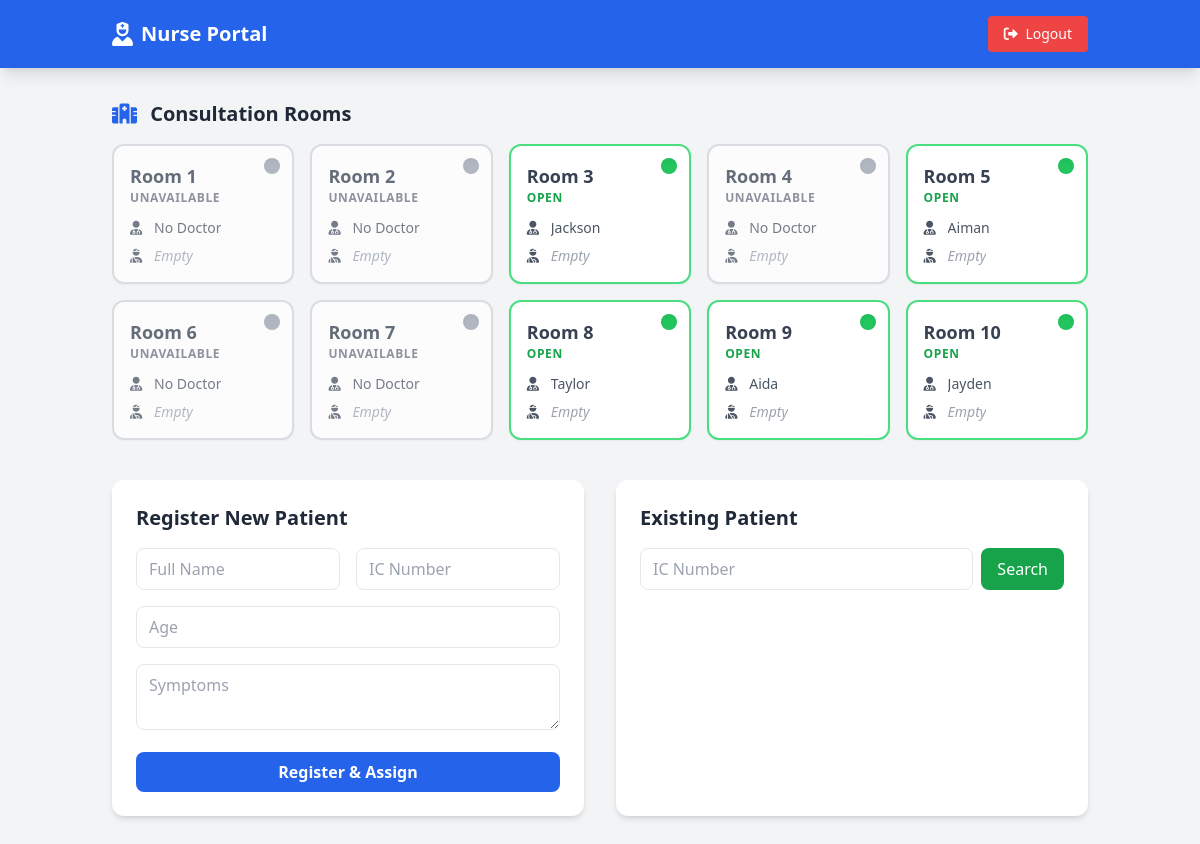
/nurse/dashboard (signed in), run on the app's committed database.
### app.py (models this page shows)
class User(db.Model):
    id = db.Column(db.Integer, primary_key=True)
    name = db.Column(db.String(100), nullable=False)
    email = db.Column(db.String(120), unique=True, nullable=False)
    password_hash = db.Column(db.String(200), nullable=False)
    role = db.Column(db.String(20), nullable=False)
    status = db.Column(db.String(20), default="away")
    room = db.Column(db.String(10), nullable=True)

### app.py (the view, shortened to what this page needs)
@app.route("/nurse/dashboard", methods=["GET", "POST"])
def nurse_dashboard():
    if "user_id" not in session or session.get("role") != "nurse":
        return redirect(url_for("login"))
    found_patient = None
    rooms_data = []
    for i in range(1, 11):
        r_num = str(i)
        doc = User.query.filter_by(role="doctor", room=r_num, status="online").first()
        visit_consulting = Visit.query.filter_by(room=r_num, status="in_consultation").first()
        waiting_queue = Visit.query.filter_by(room=r_num, status="waiting").order_by(Visit.timestamp.asc()).all()
        main_visit = visit_consulting if visit_consulting else (waiting_queue[0] if waiting_queue else None)
        if not doc:
            status_text = "Unavailable"
            color_class = "border-gray-300 opacity-75"
            dot_color = "bg-gray-400"
            text_color = "text-gray-500"
            next_in_queue_name = None
        elif visit_consulting:
            status_text = "In Consultation"
            color_class = "border-orange-400"
            dot_color = "bg-orange-500"
            text_color = "text-orange-600"
            next_in_queue_name = waiting_queue[0].patient.name if waiting_queue else None
        else:
            status_text = "Patient Waiting" if waiting_queue else "Open"
            color_class = "border-green-400"
            dot_color = "bg-green-500 animate-pulse"
            text_color = "text-green-600"
            next_in_queue_name = waiting_queue[1].patient.name if len(waiting_queue) > 1 else None
        rooms_data.append({
            "number": r_num,
            "color_class": color_class,
            "dot_color": dot_color,
            "text_color": text_color,
            "status_text": status_text,
            "doctor_name": doc.name if doc else "No Doctor",
            "patient_name": main_visit.patient.name if main_visit else "Empty",
            "patient_ic": main_visit.patient.ic_number if main_visit else "",
            "patient_age": main_visit.patient.age if main_visit else "",
            "visit_symptoms": main_visit.symptoms if main_visit else "",
            "has_doctor": bool(doc),
            "has_patient": bool(main_visit),
            "next_queue": next_in_queue_name # NEW FIELD
        })
    general_queue = Visit.query.filter_by(status="queued").order_by(Visit.timestamp.desc()).all()
    return render_template(
        "nurse_dashboard.html",
        rooms=rooms_data,
        queue=general_queue,
        found_patient=found_patient,
    )

### templates/nurse_dashboard.html (shortened to what this page needs)
<!DOCTYPE html>
<html lang="en">
<head>
    <script src="https://cdn.tailwindcss.com"></script>
    <link href="https://cdnjs.cloudflare.com/ajax/libs/font-awesome/6.0.0/css/all.min.css" rel="stylesheet">
</head>
<body class="bg-gray-100 font-sans">
    <nav class="bg-blue-600 text-white shadow-lg">
        <div class="container mx-auto px-6 py-4 flex justify-between items-center">
            <div class="flex items-center space-x-2"><i class="fas fa-user-nurse text-2xl"></i><span class="font-bold text-xl">Nurse Portal</span></div>
            <div class="flex items-center space-x-6">
                <a href="{{ url_for('logout') }}" class="bg-red-500 px-4 py-2 rounded hover:bg-red-600 transition text-sm"><i class="fas fa-sign-out-alt mr-1"></i> Logout</a>
            </div>
        </div>
    </nav>
    <div class="container mx-auto px-6 py-8">
        <div class="flex justify-between items-center mb-4">
            <h2 class="text-xl font-bold text-gray-800"><i class="fas fa-hospital-alt mr-2 text-blue-600"></i> Consultation Rooms</h2>
        </div>
        <div class="grid grid-cols-2 md:grid-cols-5 gap-4 mb-10">
            {% for room in rooms %}
                <a href="{{ url_for('view_room_details', room_num=room.number) }}"
                   class="bg-white rounded-xl shadow-sm border-2 p-4 relative overflow-hidden transition hover:shadow-lg hover:scale-105 block {{ room.color_class }}">
                    <div class="absolute top-3 right-3 w-4 h-4 rounded-full shadow-inner {{ room.dot_color }}"></div>
                    <h3 class="font-bold text-gray-700 text-lg">Room {{ room.number }}</h3>
                    <p class="text-xs font-bold uppercase tracking-wider mb-3 {{ room.text_color }}">{{ room.status_text }}</p>
                    <div class="space-y-2">
                        <div class="flex items-center gap-2 text-sm text-gray-600">
                            <i class="fas fa-user-md w-4"></i><span class="font-medium truncate">{{ room.doctor_name }}</span>
                        </div>
                        <div class="flex items-center gap-2 text-sm text-gray-600">
                            <i class="fas fa-user-injured w-4"></i>
                            <span class="truncate {{ 'font-bold text-blue-600' if room.has_patient else 'text-gray-400 italic' }}">{{ room.patient_name }}</span>
                        </div>
                    </div>
                </a>
            {% endfor %}
        </div>
        <div class="grid grid-cols-1 lg:grid-cols-2 gap-8">
            <div class="bg-white rounded-xl shadow-md p-6">
                <h2 class="text-xl font-bold text-gray-800 mb-4">Register New Patient</h2>
                <form method="POST" action="{{ url_for('nurse_dashboard') }}">
                    <div class="grid grid-cols-2 gap-4">
                        <input type="text" name="name" placeholder="Full Name" required class="w-full px-3 py-2 border rounded-lg">
                        <input type="text" name="ic" placeholder="IC Number" required class="w-full px-3 py-2 border rounded-lg">
                        <input type="number" name="age" placeholder="Age" required class="w-full px-3 py-2 border rounded-lg col-span-2">
                    </div>
                    <textarea name="symptom" rows="2" placeholder="Symptoms" required class="w-full px-3 py-2 border rounded-lg mt-4"></textarea>
                    <button type="submit" class="w-full bg-blue-600 text-white font-bold py-2 px-4 rounded-lg mt-4 hover:bg-blue-700">Register & Assign</button>
                </form>
            </div>
            <div class="bg-white rounded-xl shadow-md p-6">
                 <h2 class="text-xl font-bold text-gray-800 mb-4">Existing Patient</h2>
                 <form method="POST" action="{{ url_for('nurse_dashboard') }}">
                    <div class="flex gap-2">
                        <input type="text" name="search_ic" placeholder="IC Number" class="w-full px-3 py-2 border rounded-lg">
                        <button class="bg-green-600 text-white px-4 rounded-lg">Search</button>
                    </div>
                 </form>
            </div>
        </div>
    </div>
</body>
</html>

### data on the page
User: number "3", status_text "OPEN", doctor_name "Jackson", patient_name "Empty"
User: number "5", status_text "OPEN", doctor_name "Aiman", patient_name "Empty"
User: number "8", status_text "OPEN", doctor_name "Taylor", patient_name "Empty"
User: number "9", status_text "OPEN", doctor_name "Aida", patient_name "Empty"
User: number "10", status_text "OPEN", doctor_name "Jayden", patient_name "Empty"

### other printed values
{{ room.number }} "1" "2" "4" "6" "7"
{{ room.status_text }} "UNAVAILABLE" "UNAVAILABLE" "UNAVAILABLE" "UNAVAILABLE" "UNAVAILABLE"
{{ room.doctor_name }} "No Doctor" "No Doctor" "No Doctor" "No Doctor" "No Doctor"
{{ room.patient_name }} "Empty" "Empty" "Empty" "Empty" "Empty"
